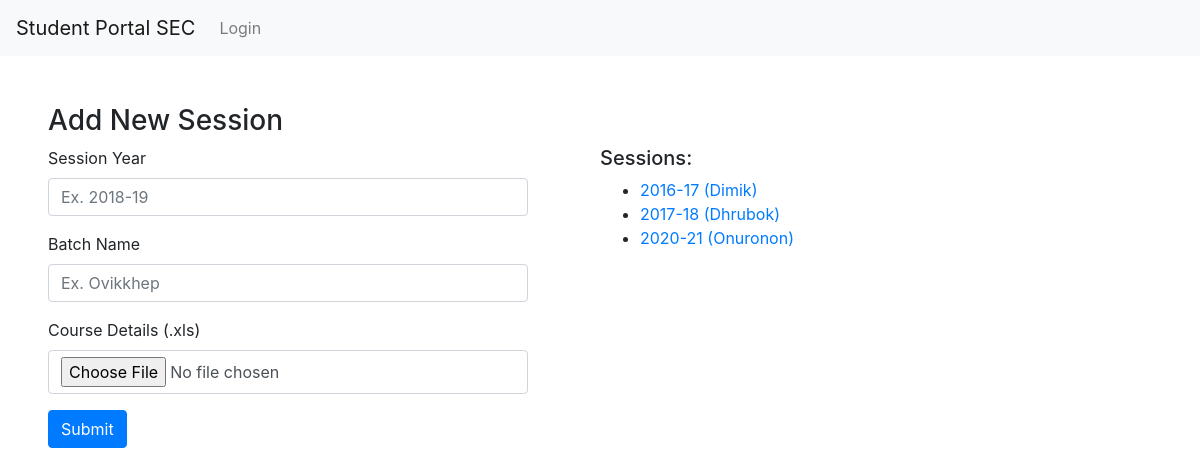
Page /add_session/ on the committed database.
### student_result/models.py (models this page shows, shortened)
class Session(models.Model):
    created_at = models.DateTimeField(auto_now_add=True)
    year = models.CharField(max_length=10)
    name = models.CharField(max_length=20)
    courses = models.TextField()

### student_result/views.py (the view, shortened to what this page needs)
# urls.py: path('add_session/', views.add_session, name = 'add_session'),
def add_session(request):
    session_obj = Session.objects.all()
    return render(request, 'add_session.html', {'sessions' : session_obj})

### student_result/templates/add_session.html (shortened to what this page needs)
{% extends 'base.html' %}
{% block content %}
<h3>Add New Session</h3>
<div style="display: grid; grid-template-columns: 1fr 1fr;">
    <div style="width: 30em;">
        <form method = "POST" action="" enctype="multipart/form-data">
            <div class="form-group">
                <label for="year">Session Year</label>
                <input type="text" name="year" class="form-control" id="year" placeholder="Ex. 2018-19">
            </div>
            <div class="form-group">
                <label for="name">Batch Name</label>
                <input type="text" name="name" class="form-control" id="name" placeholder="Ex. Ovikkhep">
            </div>
            <div class="mb-3">
                <label for="upload_file" class="form-label">Course Details (.xls)</label>
                <input class="form-control" type="file" id="upload_file" name="upload_file">
            </div>
            <button type="submit" name="submit" class="btn btn-primary">Submit</button>
        </form>
    </div>
    <div>
        <h5>Sessions:</h5>
        <ul>
            {% for session in sessions %}
                <li><a href="{% url 'view_session' session.year %}">{{ session.year }} ({{ session.name }})</a></li>
            {% endfor %}
        </ul>
    </div>
</div>
{% endblock content %}

### rows in the picture
Session: year "2016-17", name "Dimik"
Session: year "2017-18", name "Dhrubok"
Session: year "2020-21", name "Onuronon"
